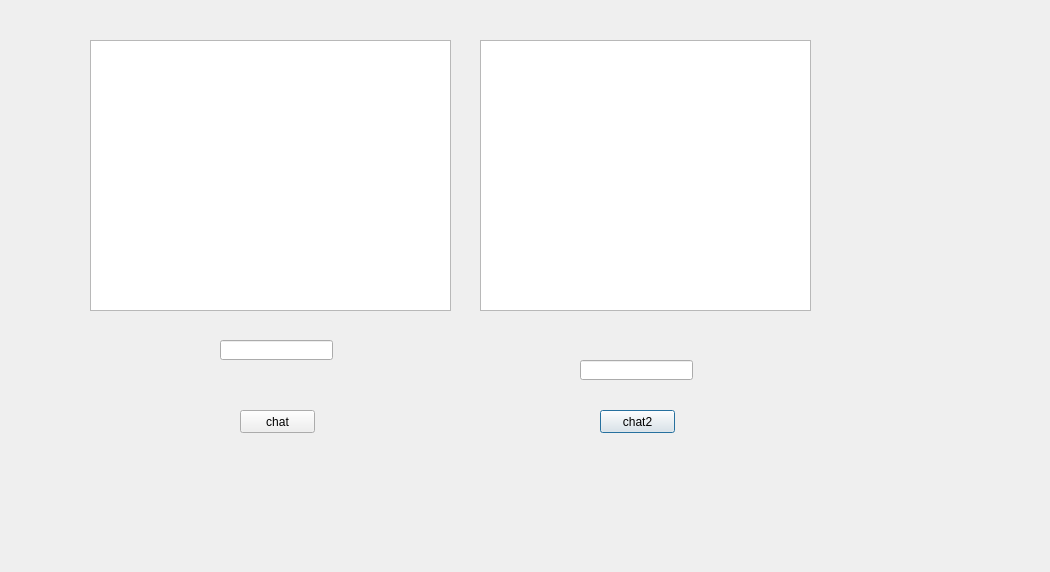
<?xml version="1.0" encoding="UTF-8"?>
<ui version="4.0">
 <class>chatbox</class>
 <widget class="QDialog" name="chatbox">
  <property name="geometry">
   <rect>
    <x>0</x>
    <y>0</y>
    <width>1050</width>
    <height>572</height>
   </rect>
  </property>
  <property name="windowTitle">
   <string>Dialog</string>
  </property>
  <widget class="QPushButton" name="pushButton_2">
   <property name="geometry">
    <rect>
     <x>600</x>
     <y>410</y>
     <width>75</width>
     <height>23</height>
    </rect>
   </property>
   <property name="text">
    <string>chat2</string>
   </property>
  </widget>
  <widget class="QPlainTextEdit" name="plainTextEdit_2">
   <property name="geometry">
    <rect>
     <x>480</x>
     <y>40</y>
     <width>331</width>
     <height>271</height>
    </rect>
   </property>
  </widget>
  <widget class="QPlainTextEdit" name="plainTextEdit">
   <property name="geometry">
    <rect>
     <x>90</x>
     <y>40</y>
     <width>361</width>
     <height>271</height>
    </rect>
   </property>
  </widget>
  <widget class="QLineEdit" name="lineEdit">
   <property name="geometry">
    <rect>
     <x>220</x>
     <y>340</y>
     <width>113</width>
     <height>20</height>
    </rect>
   </property>
  </widget>
  <widget class="QPushButton" name="pushButton">
   <property name="geometry">
    <rect>
     <x>240</x>
     <y>410</y>
     <width>75</width>
     <height>23</height>
    </rect>
   </property>
   <property name="text">
    <string>chat</string>
   </property>
  </widget>
  <widget class="QLineEdit" name="lineEdit_2">
   <property name="geometry">
    <rect>
     <x>580</x>
     <y>360</y>
     <width>113</width>
     <height>20</height>
    </rect>
   </property>
  </widget>
 </widget>
 <resources/>
 <connections/>
</ui>
